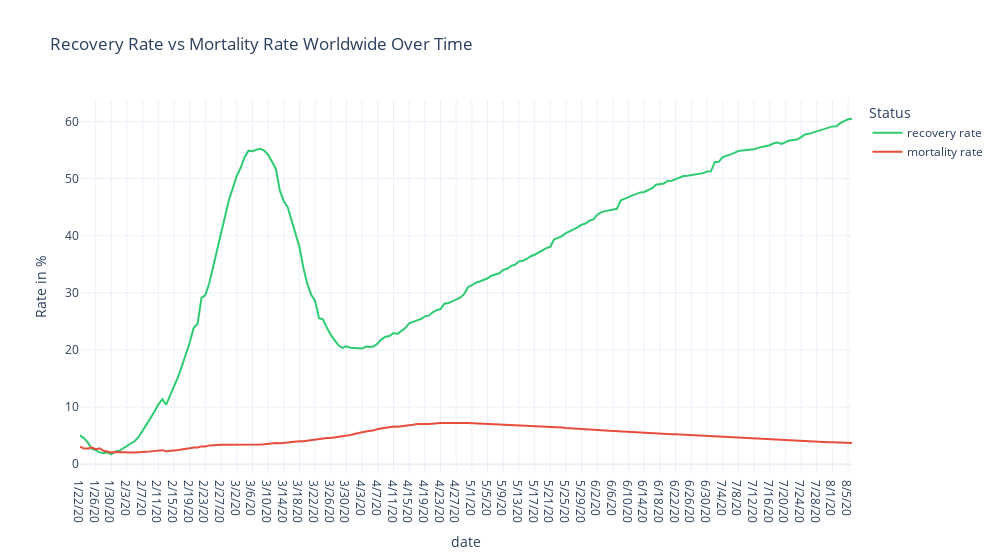

Write notebook code for a chart like this one.
### Markdown cell above
# Recovery Rate vs Mortality Rate Time-Series Worldwide

### Code cell
covid_worldwide_confirmed = confirmed_df.iloc[:, 3:].sum(axis=0)
covid_worldwide_deaths = death_df.iloc[:, 3:].sum(axis=0)
covid_worldwide_recovered = recovered_df.iloc[:, 3:].sum(axis=0)
covid_worldwide_active = covid_worldwide_confirmed - covid_worldwide_deaths - covid_worldwide_recovered

world_rate_df = pd.DataFrame({
    'confirmed': covid_worldwide_confirmed,
    'deaths': covid_worldwide_deaths,
    'recovered': covid_worldwide_recovered,
    'active': covid_worldwide_active
}, index=covid_worldwide_confirmed.index)

world_rate_df['recovery rate'] = world_rate_df['recovered'] / world_rate_df['confirmed'] * 100
world_rate_df['mortality rate'] = world_rate_df['deaths'] / world_rate_df['confirmed'] * 100
world_rate_df['date'] = world_rate_df.index

world_rate_long_df = world_rate_df.melt(id_vars="date",
                                        value_vars=['recovery rate', 'mortality rate'],
                                        var_name="Status",
                                        value_name="Rate in %")
fig = px.line(world_rate_long_df, x="date", y="Rate in %", color='Status',
              title='Recovery Rate vs Mortality Rate Worldwide Over Time',
              color_discrete_sequence=['#2ecc71', '#e74c3c'],
              template='plotly_white'
             )

fig.update_layout(
        width = 1000,
        xaxis_showgrid=True, yaxis_showgrid=True
        )

fig.show();

### Figure 1 — Plotly figure (JSON) as saved in the notebook; plotly's stock layout.template omitted (floating-point values rounded to 4 significant figures; data arrays with more than 128 entries replaced by an {"elided": "..."} marker saying what was removed)
{"data": [{"hovertemplate": "Status=recovery rate<br>date=%{x}<br>Rate in %=%{y}<extra></extra>", "legendgroup": "recovery rate", "line": {"color": "#2ecc71", "dash": "solid"}, "mode": "lines", "name": "recovery rate", "orientation": "v", "showlegend": true, "type": "scatter", "x": {"elided": "198 str values"}, "xaxis": "x", "y": {"elided": "198 float values"}, "yaxis": "y"}, {"hovertemplate": "Status=mortality rate<br>date=%{x}<br>Rate in %=%{y}<extra></extra>", "legendgroup": "mortality rate", "line": {"color": "#e74c3c", "dash": "solid"}, "mode": "lines", "name": "mortality rate", "orientation": "v", "showlegend": true, "type": "scatter", "x": {"elided": "198 str values"}, "xaxis": "x", "y": {"elided": "198 float values"}, "yaxis": "y"}], "layout": {"legend": {"title": {"text": "Status"}, "tracegroupgap": 0}, "title": {"text": "Recovery Rate vs Mortality Rate Worldwide Over Time"}, "width": 1000, "xaxis": {"anchor": "y", "domain": [0, 1], "showgrid": true, "title": {"text": "date"}}, "yaxis": {"anchor": "x", "domain": [0, 1], "showgrid": true, "title": {"text": "Rate in %"}}}}
